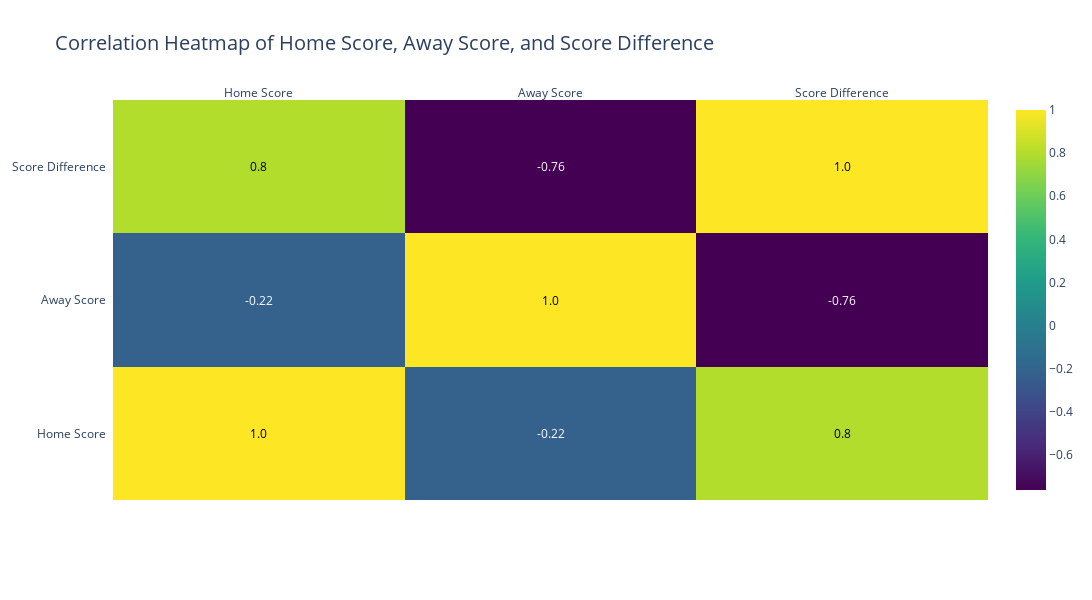

Here is the notebook cell this chart was saved with:
### Code cell
# Using Plotly, create a heatmap to visualise the correlation
import plotly.figure_factory as ff

fig = ff.create_annotated_heatmap(
    z=correlation_matrix.values,
    x=['Home Score', 'Away Score', 'Score Difference'],
    y=['Home Score', 'Away Score', 'Score Difference'],
    annotation_text=np.around(correlation_matrix.values, 2),
    colorscale='Viridis',  
    showscale=True  # Show the color bar for the heatmap
)

# Update layout
fig.update_layout(
    title_text='Correlation Heatmap of Home Score, Away Score, and Score Difference',
    title_font_size=20,
    width=1200,
    height=600,
    margin=dict(l=100, r=100, t=100, b=100)
)

# Show the heatmap
fig.show()

### Figure 1 — Plotly figure (JSON) as saved in the notebook; plotly's stock layout.template omitted (floating-point values rounded to 4 significant figures)
{"data": [{"colorscale": [[0, "#440154"], [0.1111, "#482878"], [0.2222, "#3e4989"], [0.3333, "#31688e"], [0.4444, "#26828e"], [0.5556, "#1f9e89"], [0.6667, "#35b779"], [0.7778, "#6ece58"], [0.8889, "#b5de2b"], [1, "#fde725"]], "reversescale": false, "showscale": true, "type": "heatmap", "x": ["Home Score", "Away Score", "Score Difference"], "y": ["Home Score", "Away Score", "Score Difference"], "z": [[1, -0.2156, 0.796], [-0.2156, 1, -0.7626], [0.796, -0.7626, 1]]}], "layout": {"annotations": [{"font": {"color": "#000000"}, "showarrow": false, "text": "1.0", "x": "Home Score", "xref": "x", "y": "Home Score", "yref": "y"}, {"font": {"color": "#FFFFFF"}, "showarrow": false, "text": "-0.22", "x": "Away Score", "xref": "x", "y": "Home Score", "yref": "y"}, {"font": {"color": "#000000"}, "showarrow": false, "text": "0.8", "x": "Score Difference", "xref": "x", "y": "Home Score", "yref": "y"}, {"font": {"color": "#FFFFFF"}, "showarrow": false, "text": "-0.22", "x": "Home Score", "xref": "x", "y": "Away Score", "yref": "y"}, {"font": {"color": "#000000"}, "showarrow": false, "text": "1.0", "x": "Away Score", "xref": "x", "y": "Away Score", "yref": "y"}, {"font": {"color": "#FFFFFF"}, "showarrow": false, "text": "-0.76", "x": "Score Difference", "xref": "x", "y": "Away Score", "yref": "y"}, {"font": {"color": "#000000"}, "showarrow": false, "text": "0.8", "x": "Home Score", "xref": "x", "y": "Score Difference", "yref": "y"}, {"font": {"color": "#FFFFFF"}, "showarrow": false, "text": "-0.76", "x": "Away Score", "xref": "x", "y": "Score Difference", "yref": "y"}, {"font": {"color": "#000000"}, "showarrow": false, "text": "1.0", "x": "Score Difference", "xref": "x", "y": "Score Difference", "yref": "y"}], "height": 600, "margin": {"b": 100, "l": 100, "r": 100, "t": 100}, "title": {"font": {"size": 20}, "text": "Correlation Heatmap of Home Score, Away Score, and Score Difference"}, "width": 1200, "xaxis": {"dtick": 1, "gridcolor": "rgb(0, 0, 0)", "side": "top", "ticks": ""}, "yaxis": {"dtick": 1, "ticks": "", "ticksuffix": "  "}}}
